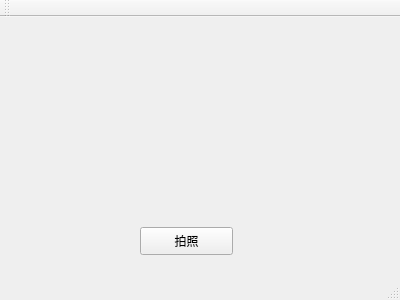
<?xml version="1.0" encoding="UTF-8"?>
<ui version="4.0">
 <class>MainWindow</class>
 <widget class="QMainWindow" name="MainWindow">
  <property name="geometry">
   <rect>
    <x>0</x>
    <y>0</y>
    <width>400</width>
    <height>300</height>
   </rect>
  </property>
  <property name="windowTitle">
   <string>MainWindow</string>
  </property>
  <widget class="QWidget" name="centralWidget">
   <widget class="QPushButton" name="captureButton">
    <property name="geometry">
     <rect>
      <x>140</x>
      <y>210</y>
      <width>93</width>
      <height>28</height>
     </rect>
    </property>
    <property name="text">
     <string>拍照</string>
    </property>
   </widget>
   <widget class="QLabel" name="imageLabel">
    <property name="geometry">
     <rect>
      <x>10</x>
      <y>10</y>
      <width>381</width>
      <height>191</height>
     </rect>
    </property>
    <property name="text">
     <string/>
    </property>
   </widget>
  </widget>
  <widget class="QMenuBar" name="menuBar">
   <property name="geometry">
    <rect>
     <x>0</x>
     <y>0</y>
     <width>400</width>
     <height>25</height>
    </rect>
   </property>
  </widget>
  <widget class="QToolBar" name="mainToolBar">
   <attribute name="toolBarArea">
    <enum>TopToolBarArea</enum>
   </attribute>
   <attribute name="toolBarBreak">
    <bool>false</bool>
   </attribute>
  </widget>
  <widget class="QStatusBar" name="statusBar"/>
 </widget>
 <layoutdefault spacing="6" margin="11"/>
 <resources/>
 <connections/>
</ui>
